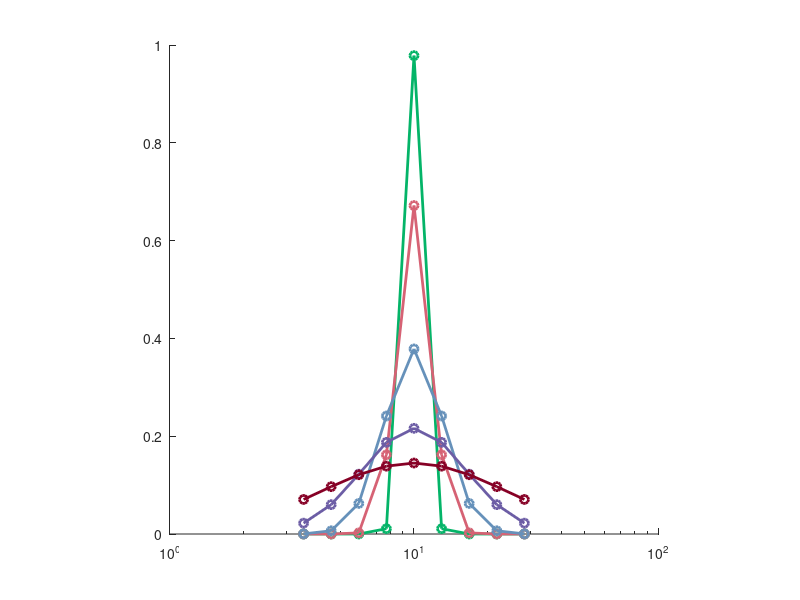

This figure's MATLAB source:
% Begin with clean slate
clear all
close all
clc
%%
% Set constants
freqSeries = logspace(log10(0.3), log10(10), 11);
freqCent   = freqSeries(end);

spreadVec = logspace(log10(.125), log10(1.25), 5);
octSeries  = linspace(1.5, -1.5, 9);
freqComp   = exp(-((octSeries * log(2)) - log(freqCent)));

for iC = 1:5
    
    spread     = spreadVec(iC);
    profTemp   = normpdf(octSeries, 0, spread);
    profile    = profTemp/sum(profTemp);
    
    conProfile(iC,:) = profile;
    
    figure(1)
    semilogx(freqComp, profile, 'o-', 'color', rand(1,3), 'linewidth', 2)
    hold on, box off, axis square
    axis([1 100 0 1])
end



conSort = fliplr(sort(conProfile, 2));
 
O = zeros(5,9);
 
for W = 1:5
    O(W,9) = conSort(W,9);
    O(W,8) = conSort(W,8)./((1 - O(W,9)));
    O(W,7) = conSort(W,7)./((1 - O(W,9)).*(1 - O(W,8)));
    O(W,6) = conSort(W,6)./((1 - O(W,9)).*(1 - O(W,8)).*(1 - O(W,7)));
    O(W,5) = conSort(W,5)./((1 - O(W,9)).*(1 - O(W,8)).*(1 - O(W,7)).*(1 - O(W,6)));
    O(W,4) = conSort(W,4)./((1 - O(W,9)).*(1 - O(W,8)).*(1 - O(W,7)).*(1 - O(W,6)).*(1 - O(W,5)));
    O(W,3) = conSort(W,3)./((1 - O(W,9)).*(1 - O(W,8)).*(1 - O(W,7)).*(1 - O(W,6)).*(1 - O(W,5)).*(1 - O(W,4)));
    O(W,2) = conSort(W,2)./((1 - O(W,9)).*(1 - O(W,8)).*(1 - O(W,7)).*(1 - O(W,6)).*(1 - O(W,5)).*(1 - O(W,4)).*(1 - O(W,3)));
    O(W,1) = conSort(W,1)./((1 - O(W,9)).*(1 - O(W,8)).*(1 - O(W,7)).*(1 - O(W,6)).*(1 - O(W,5)).*(1 - O(W,4)).*(1 - O(W,3)).*(1 - O(W,2)));
end

opacity = O